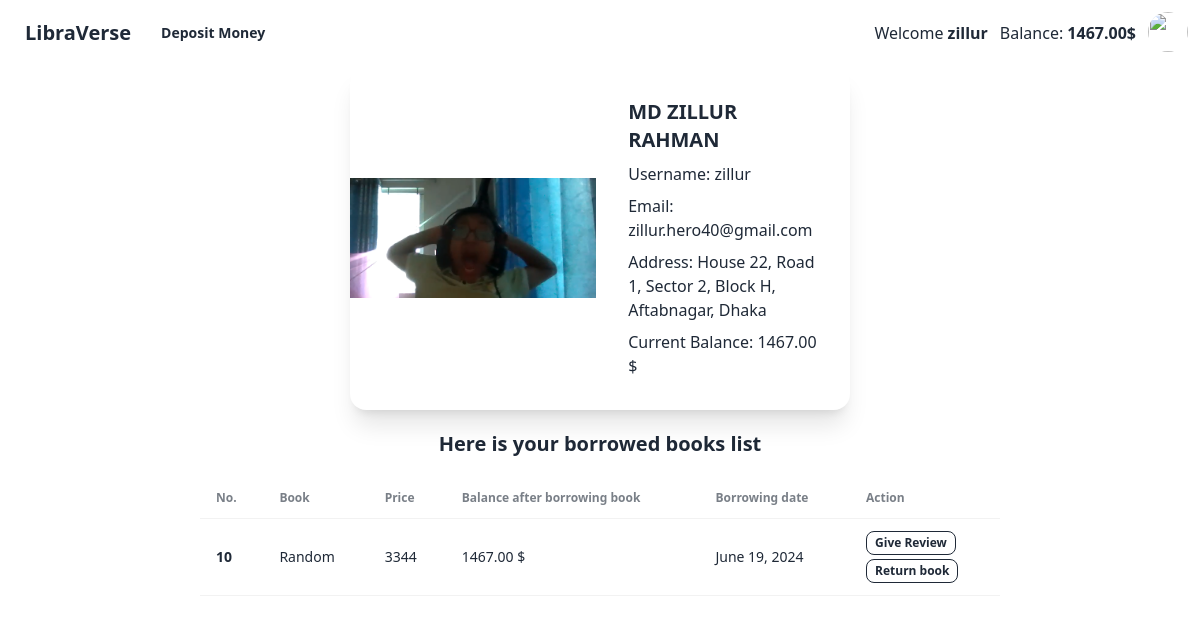
/user/profile/ (signed in), run on the app's committed database.
### users/models.py (models this page shows, shortened)
class Account(models.Model):
    user = models.OneToOneField(User, on_delete=models.CASCADE)
    first_name = models.CharField(max_length=100, blank=True, null=True)
    last_name = models.CharField(max_length=100, blank=True, null=True)
    profile_image = models.FileField(upload_to='users/uploads')
    shipping_address = models.CharField(max_length=200)
    balance = models.DecimalField(decimal_places=2, max_digits=12, default=0, blank=True, null=True)

### borrow/models.py (models this page shows)
class Borrow(models.Model):
    borrower = models.ForeignKey(Account, on_delete=models.CASCADE)
    book = models.ForeignKey(Book, on_delete=models.CASCADE)
    borrow_date = models.DateField(auto_now_add=True)

### books/models.py (models this page shows, shortened)
class Book(models.Model):
    title = models.CharField(max_length=100)
    description = models.TextField()
    image = models.ImageField(upload_to = 'books/uploads', blank=True, null=True)
    borrowing_price = models.IntegerField()
    categories = models.ManyToManyField(Category)

### users/views.py (the view)
# urls.py: path('profile/', profile, name = "profile"),
@login_required(login_url='login')
def profile(request):
    user = request.user
    account = Account.objects.get(user=user)
    data = Borrow.objects.filter(borrower=account)
    print(data)
    return render(request, 'profile.html', {'data': data})

### users/templates/profile.html (shortened to what this page needs)
{% extends "base.html" %}
{% block content %}
<div class="mx-auto" style="width: 500px;">
  <div class="card card-side bg-base-100 shadow-xl" >
    <figure><img src="{{user.account.profile_image}}" alt=""/></figure>
    <div class="card-body">
      <h2 class="card-title">{{user.account.first_name}} {{user.account.last_name}}</h2>
      <p>Username: {{user.username}}</p>
      <p>Email: {{user.email}}</p>
      <p>Address: {{user.account.shipping_address}}</p>
      <p>Current Balance: {{user.account.balance}} $</p>
    </div>
  </div>
</div>
<h1 class="text-center text-xl font-bold m-5">Here is your borrowed books list</h1>
<div style="width: 800px;" class="mx-auto">
    <div class="overflow-x-auto">
        <table class="table">
          <thead>
            <tr>
              <th>No.</th>
              <th>Book</th>
              <th>Price</th>
              <th>Balance after borrowing book</th>
              <th>Borrowing date</th>
              <th>Action</th>
            </tr>
          </thead>
          <tbody>
            {% for dt in data %}
            <tr class="hover">
              <th>{{dt.id}}</th>
              <td>{{dt.book.title}}</td>
              <td>{{dt.book.borrowing_price}}</td>
              <td>{{dt.borrower.balance}} $</td>
              <td>{{dt.borrow_date}}</td>
              <td>
                  <a href="{% url 'review' dt.book.id %}" type="submit" class="btn btn-neutral btn-outline btn-xs mb-1">Give Review</a>
                <form action="{% url 'return_book' dt.book.id %}" method="post">
                  <button type="submit" class="btn btn-xs btn-outline btn-neutral">Return book</button>
                </form>
              </td>
            </tr>
            {% endfor %}
          </tbody>
        </table>
      </div>
</div>
{% endblock %}

### templates/base.html (shortened to what this page needs)
<!DOCTYPE html>
<html lang="en"data-theme="light">
<head>
    <link rel="stylesheet" href="https://unpkg.com/tailwindcss@2.0.1/dist/tailwind.min.css">
    <link href="https://cdn.jsdelivr.net/npm/daisyui@4.12.2/dist/full.min.css" rel="stylesheet" type="text/css" />
</head>
<body>
  <div class="navbar bg-base-100">
    <div class="flex-1 items-center">
      <a href="{% url 'homepage' %}" class="btn btn-ghost text-xl">LibraVerse</a>
      <a href="{% url 'deposit' %}" class="btn btn-ghost btn-sm">Deposit Money</a>
    </div>
    <div class="flex-none gap-2">
      {% if request.user.is_authenticated %}
      <div class="flex">
        <h3 class="mx-3">Welcome <b>{{user.username}}</b></h3>
        <h3>Balance: <b>{{user.account.balance}}$</b></h3>
      </div>
      <div class="dropdown dropdown-end">
        <div tabindex="0" role="button" class="btn btn-ghost btn-circle avatar">
          <div class="w-10 rounded-full">
            <img src="https://cdn-icons-png.flaticon.com/128/456/456212.png" />
          </div>
        </div>
        {% else %}
        <div class="flex">
          <a class="btn btn-sm btn-neutral" href="{% url 'register' %}">Register</a>
          <p class="mx-2">|</p>
          <a class="btn btn-sm btn-neutral" href="{% url 'login' %}">Login</a>
        </div>
        {% endif %}
      </div>
    </div>
  </div>
    {% block content %}
    {% endblock %}
    <script src="https://cdn.tailwindcss.com"></script>
</body>
</html>

### data on the page
Borrow: id "10", book "Random", book.borrowing_price "3344", borrower.balance "1467.00", borrow_date "June 19, 2024"

### other printed values
{{ user.username }} "zillur"
{{ user.account.balance }} "1467.00"
{{ user.account.first_name }} "MD ZILLUR"
{{ user.account.last_name }} "RAHMAN"
{{ user.email }} "zillur.hero40@gmail.com"
{{ user.account.shipping_address }} "House 22, Road 1, Sector 2, Block H, Aftabnagar, Dhaka"
